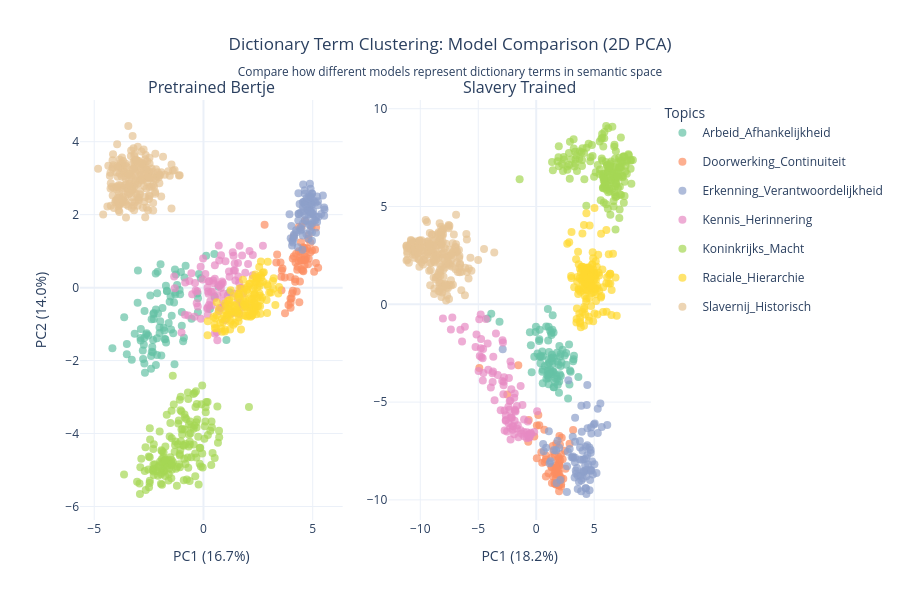

Here is the notebook cell this chart was saved with:
### Code cell
# ============================================================
# CELL 9.9: DICTIONARY TERM CLUSTERING - 2D Multi-Model Comparison
# ============================================================

if VIZ_AVAILABLE and len(dict_embeddings) > 1:
    print(f"\n{'='*70}")
    print("VISUALIZATION 9.9: Dictionary Term Clustering - 2D Multi-Model")
    print(f"{'='*70}")

    # --------------------------------------------------------
    # 1. Determine Which Models to Compare
    # --------------------------------------------------------

    print(f"\n1️⃣  Models available for comparison:")

    models_to_plot = [m for m in ['pretrained_bertje', 'slavery_trained', 'policy_trained']
                      if m in dict_embeddings]

    for model in models_to_plot:
        print(f"   - {model}")

    if len(models_to_plot) < 2:
        print("\n   ⚠ Need at least 2 models for comparison")
        print("   Skipping multi-model visualization")
    else:
        # --------------------------------------------------------
        # 2. Perform PCA for Each Model
        # --------------------------------------------------------

        print(f"\n2️⃣  Performing PCA for each model...")

        model_pca_results = {}

        for model_name in models_to_plot:
            embeddings = dict_embeddings[model_name]

            pca = PCA(n_components=2, random_state=PCA_RANDOM_STATE)
            embeddings_2d = pca.fit_transform(embeddings)

            model_pca_results[model_name] = {
                'coords': embeddings_2d,
                'var_explained': pca.explained_variance_ratio_
            }

            print(f"   {model_name:20s}: {pca.explained_variance_ratio_.sum():.1%} variance explained")

        # --------------------------------------------------------
        # 3. Create Subplots (One per Model)
        # --------------------------------------------------------

        print(f"\n3️⃣  Creating multi-model visualization...")

        n_models = len(models_to_plot)

        # Create subplot grid
        fig = make_subplots(
            rows=1, cols=n_models,
            subplot_titles=[m.replace('_', ' ').title() for m in models_to_plot],
            horizontal_spacing=0.08
        )

        # Color palette
        colors = px.colors.qualitative.Set2
        if len(topics) > len(colors):
            colors = px.colors.qualitative.Alphabet
        topic_colors = {topic: colors[i % len(colors)] for i, topic in enumerate(topics)}

        # Plot each model
        for col_idx, model_name in enumerate(models_to_plot, start=1):
            coords = model_pca_results[model_name]['coords']
            var_explained = model_pca_results[model_name]['var_explained']

            # Add scatter for each topic
            for topic in topics:
                topic_mask = df_dict['topic'] == topic
                topic_coords = coords[topic_mask]
                topic_terms = df_dict[topic_mask]['term'].tolist()

                # Only show legend for first subplot
                show_legend = (col_idx == 1)

                fig.add_trace(
                    go.Scatter(
                        x=topic_coords[:, 0],
                        y=topic_coords[:, 1],
                        mode='markers',
                        name=topic,
                        marker=dict(
                            size=8,
                            color=topic_colors[topic],
                            opacity=0.7
                        ),
                        text=topic_terms,
                        hovertemplate=(
                            '<b>%{text}</b><br>' +
                            f'Topic: {topic}<br>' +
                            f'Model: {model_name}<br>' +
                            '<extra></extra>'
                        ),
                        showlegend=show_legend,
                        legendgroup=topic  # Group legends by topic
                    ),
                    row=1, col=col_idx
                )

            # Update axes labels
            fig.update_xaxes(
                title_text=f"PC1 ({var_explained[0]:.1%})",
                row=1, col=col_idx
            )

            if col_idx == 1:
                fig.update_yaxes(
                    title_text=f"PC2 ({var_explained[1]:.1%})",
                    row=1, col=col_idx
                )

        # Update layout
        fig.update_layout(
            title={
                'text': "Dictionary Term Clustering: Model Comparison (2D PCA)<br><sub>Compare how different models represent dictionary terms in semantic space</sub>",
                'x': 0.5,
                'xanchor': 'center'
            },
            height=600,
            hovermode='closest',
            template='plotly_white',
            legend=dict(
                orientation="v",
                yanchor="top",
                y=1,
                xanchor="left",
                x=1.02,
                title="Topics"
            )
        )

        # --------------------------------------------------------
        # 4. Display & Save
        # --------------------------------------------------------

        if SHOW_IN_NOTEBOOK:
            fig.show()

        if SAVE_INTERACTIVE:
            output_path = visuals_dir / 'dict_clustering_2d_multimodel.html'
            fig.write_html(str(output_path))
            print(f"   ✓ Saved interactive: {output_path.name}")

        if SAVE_STATIC:
            output_path = visuals_dir / 'dict_clustering_2d_multimodel.png'
            fig.write_image(str(output_path), width=1800, height=800, scale=2)
            print(f"   ✓ Saved static: {output_path.name}")

        print(f"\n{'='*70}")
        print("MULTI-MODEL COMPARISON COMPLETE")
        print(f"{'='*70}")

elif VIZ_AVAILABLE and len(dict_embeddings) == 1:
    print("\n⊘ Only 1 embedding model available - skipping multi-model comparison")
else:
    print("\n⊘ Skipping multi-model comparison - no embeddings available")

### Figure 1 — Plotly figure (JSON) as saved in the notebook; plotly's stock layout.template omitted (floating-point values rounded to 4 significant figures; data arrays with more than 128 entries replaced by an {"elided": "..."} marker saying what was removed)
{"data": [{"hovertemplate": "<b>%{text}</b><br>Topic: Arbeid_Afhankelijkheid<br>Model: pretrained_bertje<br><extra></extra>", "legendgroup": "Arbeid_Afhankelijkheid", "marker": {"color": "rgb(102,194,165)", "opacity": 0.7, "size": 8}, "mode": "markers", "name": "Arbeid_Afhankelijkheid", "showlegend": true, "text": ["staatstoezicht", "contractarbeid", "arbeidsdwang", "dwangarbeid", "gedwongen arbeid", "loonarbeid onder dwang", "beperking van bewegingsvrijheid", "disciplinering", "politionele controle", "passensysteem", "zwervingswetten", "arbeidsmarktsegmentatie", "ongelijke arbeidskansen", "ongelijke beloning", "loonverschillen", "uitbuitingsrelatie", "grondbezit", "landbezit", "landverdeling", "onteigening", "onteigeningspraktijken", "bezitsverhoudingen", "ongelijke bezitsverhoudingen", "grondbezitters", "contractarbeiders", "dwangarbeiders", "arbeidscontract", "staatstoezigt", "grondgebruik", "arbeidsuitbuiting", "passen", "contractarbeider", "landgoed", "discipline", "erfpacht", "contractering", "arbeidsgeschillenwet", "arbeidsmarkt-", "landsverordening", "politionele", "staatsbestel", "disciplines", "arbeidsmarkt", "staatsinrichting", "slavenarbeid", "grondbezittende", "politietaken", "landhuizen", "arbeidsregime", "arbeidsmarktbeleid", "grootgrondbezitters", "landbouwgrond", "landarme", "landgoederen", "arbeidsrecht", "arbeidsongeschiktheid", "werkweigering", "arbeidsinschakeling", "gedisciplineerd", "landheren", "salarissen", "salaris", "beperking", "arbeidsovereenkomsten", "landhuis", "marktwerking", "arbeidsconflict", "bewegingsvrijheid", "arbeidsongeschikt", "landbouwgronden", "arbeidsmigratie", "slavenbezit", "arbeidsdiscriminatie", "arbeidsvoorwaarden", "arbeidspraktijk", "slavenverzet", "eigenaarschap", "marktomvang", "ontheemding", "ontginning", "arbeidsomstandigheden", "onderrichtingen", "exploitatie", "staatsrechtelijke", "staatswege", "staatskundige", "arbeidersprotest", "werkovereenkomsten", "onteigend"], "type": "scatter", "x": [-2.397, -2.097, -1.3, -3.628, -1.306, -0.1206, -0.5472, -1.82, 1.049, -1.326, -1.385, -0.274, -0.2094, -0.2505, -1.593, -0.2547, -2.318, -2.705, -2.177, 0.6932, 1.193, -0.9921, 0.2959, -2.874, -2.433, -3.013, -1.674, -1.977, -1.793, -1.259, -1.929, -1.964, -3.282, -2.881, -2.615, -1.454, -1.206, -2.373, -0.9312, -0.8942, -2.126, -2.761, -3.148, -2.303, -2.999, -1.482, -1.712, -2.777, -2.177, -1.346, -2.292, -4.168, -2.009, -2.125, -2.273, 0.4952, -1.03, -1.095, -2.679, -2.344, -2.276, -2.602, -2.368, -1.67, -2.398, -3.508, -2.077, -2.008, -0.8687, -3.507, -1.72, -2.866, 0.1226, -1.548, -2.697, -2.185, -1.505, -0.9921, -1.876, -0.8168, -2.119, -1.745, -2.709, -1.778, -2.529, -2.729, -1.069, -1.291, 0.5058], "xaxis": "x", "y": [-1.872, 0.4387, -0.1363, -0.8092, 0.4986, 0.2573, -0.8564, -1.101, -1.432, -2.1, -1.25, -0.1598, 0.3708, -0.2886, -0.9703, -0.6749, -1.77, -2.08, -2.124, 0.02575, -0.1249, -1.047, -0.5852, -1.447, -0.2183, -0.4116, -0.0876, -0.9185, -1.172, 0.3603, -1.861, 0.6444, -1.977, -1.383, -1.285, -0.7726, 0.07045, -0.8635, -1.469, -1.372, -1.844, -1.955, -1.263, -1.434, 0.4719, -1.151, -1.507, -1.721, -0.5967, -0.409, -0.7226, -1.664, -1.093, -1.389, -0.6952, 0.9239, 0.4285, -0.06367, -2.334, -1.63, -0.8606, -1.247, -1.76, -0.09795, -2.226, -1.828, -0.7118, -1.242, 0.2798, -1.542, 0.0488, -1.132, 0.8754, -0.3865, -0.643, 0.3899, -0.2448, -0.6683, -0.5581, 0.598, -0.1572, -1.415, -1.382, -1.41, -1.312, -1.563, -0.178, -0.1912, -0.2453], "yaxis": "y"}, {"hovertemplate": "<b>%{text}</b><br>Topic: Doorwerking_Continuiteit<br>Model: pretrained_bertje<br><extra></extra>", "legendgroup": "Doorwerking_Continuiteit", "marker": {"color": "rgb(252,141,98)", "opacity": 0.7, "size": 8}, "mode": "markers", "name": "Doorwerking_Continuiteit", "showlegend": true, "text": ["doorwerking", "doorwerking van het slavernijverleden", "doorwerking van het koloniale verleden", "doorwerking van koloniale verhoudingen", "structurele doorwerking", "structurele ongelijkheid", "systemische ongelijkheid", "systemisch", "structureel", "institutioneel", "institutionele factoren", "intergenerationeel", "intergenerationele overdracht", "langetermijneffecten", "historische oorzaken", "historische wortels", "historisch gegroeid", "historische achterstand", "structurele achterstelling", "ongelijke kansen", "kansengelijkheid", "ongelijke toegang", "ongelijke behandeling", "achterstandspositie", "perifere positie", "relativering", "geen oorzakelijk verband", "niet aantoonbaar", "geen directe relatie", "systemische", "intergenerationele", "institutionele", "constitutionele", "kansenongelijkheid", "systematiek", "formeel-systemisch", "generationeel", "achterstand", "instituties", "relateren", "doorwerkingen", "constructief", "kansen", "doorbreking", "uitwerking", "overlevingskans", "positiever", "concrete", "infrastructurele", "historische", "oorzaak", "posities", "behandelingen", "relateert", "onaanvaardbaar", "toegang", "doorslaggevend", "onaanvaardbare", "wettelijke", "relatief", "onuitwisbare", "staatsrechtelijke", "werking", "doorwerkt", "onacceptabel", "tegenwerking", "onmiskenbaar"], "type": "scatter", "x": [4.706, 2.797, 3.371, 3.526, 4.787, 4.582, 4.387, 3.986, 4.364, 3.333, 4.415, 5.147, 4.215, 5.153, 4.119, 4.24, 4.309, 3.586, 4.945, 4.607, 4.787, 4.41, 4.652, 4.194, 4.054, 4.746, 4.197, 4.609, 4.485, 3.988, 4.29, 4.264, 3.982, 5.249, 4.629, 4.031, 4.465, 3.561, 3.732, 4.364, 4.62, 4.654, 4.138, 4.889, 4.485, 4.815, 4.893, 4.691, 4.565, 3.717, 4.456, 3.891, 4.487, 4.456, 4.632, 3.974, 4.093, 4.358, 3.571, 4.085, 4.543, 3.617, 4.814, 4.966, 4.57, 5.106, 5.064], "xaxis": "x", "y": [0.8262, 1.722, 0.9059, 0.6915, 1.331, 1.069, -0.4014, -0.5545, 0.9974, 0.6923, 0.1668, 0.6772, 0.6916, 1.647, 1.387, 0.9273, 0.5714, 0.471, 1.667, 1.097, 0.6387, 0.8282, 1.825, 0.1623, -0.154, 1.072, 0.2327, 0.7515, 0.5047, -0.4111, 0.491, -0.1082, -0.2955, 0.5472, 0.6173, -0.2915, 0.7591, 0.298, -0.7027, 1.672, 0.8552, 0.7627, 0.8581, 0.971, 0.7521, 1.44, 1.233, 1.017, 1.105, 0.2781, 0.9774, -0.4792, 1.667, 1.242, 0.7809, 0.2945, -0.08408, 0.7276, -0.07489, 0.7986, 0.4705, 0.5257, 0.793, 1.019, 0.4515, 1.04, 0.4373], "yaxis": "y"}, {"hovertemplate": "<b>%{text}</b><br>Topic: Erkenning_Verantwoordelijkheid<br>Model: pretrained_bertje<br><extra></extra>", "legendgroup": "Erkenning_Verantwoordelijkheid", "marker": {"color": "rgb(141,160,203)", "opacity": 0.7, "size": 8}, "mode": "markers", "name": "Erkenning_Verantwoordelijkheid", "showlegend": true, "text": ["erkenning", "erkenning van onrecht", "erkenning van slavernij", "excuses", "spijtbetuiging", "verantwoordelijkheid", "staatsverantwoordelijkheid", "aansprakelijkheid", "verantwoording", "rekenschap", "morele schuld", "schuld", "historische schuld", "herstel", "herstelmaatregelen", "herstelbeleid", "herstelrecht", "genoegdoening", "schade", "historische schade", "structurele schade", "schadevergoeding", "collectieve schade", "historische rechtvaardigheid", "rechtvaardigheid", "verzuim", "structureel verzuim", "staatsfalen", "herstel van vertrouwen", "schadevergoedingen", "excuus", "eerherstel", "medeverantwoordelijkheid", "ziekteverzuim", "verantwoord", "herstellen", "hersteloperatie", "onschuld", "rechtsherstel", "hersteloperaties", "schuldgevoel", "verantwoordelijk", "verantwoordelijkheden", "verantwoordelijk-", "hersteld", "excuus-aanbieding", "sorry", "staatstoezigt", "beschadigt", "herstelopdracht", "reparatie", "voldoening", "schuldgevoelens", "staatsbestel", "strijden", "schuldslaven", "spijt", "onrechtvaardigheid", "rekenden", "herstelbetaling", "verantwoordelijken", "staatsrechtelijke", "breuk", "herstelbetalingen", "staatsinrichting", "vereist", "staatsregeling", "schuldbekentenis", "schadelijke", "verantwoordingsstaat", "excuseswet", "onrechtvaardigheden", "staatkundig", "achterstand", "beschuldigingen", "verantwoordingsinformatie", "schadelijk", "beslissen", "staatscommissie", "staatcommissie", "gerechtigheid", "schadeloosstelling", "ordening"], "type": "scatter", "x": [4.973, 4.909, 4.346, 4.724, 4.636, 5.54, 4.894, 4.81, 5.068, 4.433, 5.019, 4.772, 4.652, 5.046, 4.979, 5.198, 4.91, 4.831, 4.863, 4.888, 5.465, 4.399, 5.196, 4.636, 4.93, 4.636, 4.909, 4.09, 4.889, 4.551, 4.553, 4.9, 5.521, 4.136, 5.266, 4.958, 4.966, 5.231, 4.721, 4.966, 4.856, 5.386, 5.161, 4.967, 5.018, 4.143, 4.71, 4.344, 4.962, 5.525, 4.236, 5.24, 4.834, 4.065, 4.339, 4.364, 4.569, 4.871, 3.938, 4.582, 4.87, 4.02, 5.128, 4.548, 3.993, 4.897, 4.143, 4.729, 4.641, 4.529, 4.876, 4.562, 4.254, 4.493, 4.637, 4.81, 4.546, 5.149, 4.055, 4.317, 4.445, 5.121, 4.432], "xaxis": "x", "y": [2.584, 2.507, 2.591, 1.824, 2.291, 2.142, 1.711, 2.011, 1.854, 1.633, 2.103, 2.135, 2.368, 2.384, 1.763, 1.796, 2.133, 2.502, 2.254, 2.462, 2.529, 2.294, 2.502, 2.576, 2.311, 2.667, 2.338, 1.235, 2.062, 2.2, 1.758, 2.714, 2.198, 1.42, 1.943, 2.267, 1.518, 2.256, 2.19, 1.284, 2.099, 2.021, 1.947, 2.045, 2.008, 1.457, 1.473, 2.026, 2.571, 1.974, 1.571, 2.368, 1.731, 1.286, 1.842, 2.019, 2.101, 2.847, 2.012, 2.348, 2.082, 1.687, 1.848, 2.339, 1.354, 2.014, 1.356, 2.457, 1.851, 1.04, 1.553, 2.825, 1.518, 1.597, 1.992, 1.34, 1.431, 1.508, 1.152, 1.108, 2.059, 2.334, 1.569], "yaxis": "y"}, {"hovertemplate": "<b>%{text}</b><br>Topic: Kennis_Herinnering<br>Model: pretrained_bertje<br><extra></extra>", "legendgroup": "Kennis_Herinnering", "marker": {"color": "rgb(231,138,195)", "opacity": 0.7, "size": 8}, "mode": "markers", "name": "Kennis_Herinnering", "showlegend": true, "text": ["herdenking", "herdenken", "slavernijherdenking", "bewustwording", "kennis en bewustwording", "educatie over slavernij", "geschiedenisonderwijs", "lesmateriaal", "curriculum", "canon", "koloniale narratieven", "beeldvorming", "stereotypering", "archiefbias", "archiefstilte", "verzwijgen", "ontkenning", "geschiedschrijving", "historiografie", "collectief geheugen", "monument", "museum", "lesmaterialen", "historiografische", "bewustwordingsproces", "herinner", "stereotyperingen", "rijksmuseum", "herdenkingen", "overdenking", "ontkennen", "monumentale", "musea", "leermateriaal", "geschied", "historici", "geschiedenisschoolboeken", "geschiedopvatting", "verhullen", "monumenten", "onderwijsmateriaal", "bewustzijn", "openluchtmuseum", "historica", "bewustmakingsprocessen", "herontdekking", "herwaardering", "geschiedschrijver", "tropenmuseum", "herzien", "herziening", "stereotyperende", "herdenkingsdag", "bewustmakingsproces", "stereotypen", "stereotiep", "leermiddelen", "herziene", "stereotyperend", "verbeeldingen", "geschiedenisboeken", "geschiedenisboek", "geschiedschrijvers", "marronhistorici", "herdenkingsdagen", "onthulling", "stereotype", "verzwegen", "ontkennend", "herinneren", "slavernijmuseum", "bestendigen", "stereotypes", "herstellen", "verbergen", "ontkende", "slavernijperiode", "bias", "herleiden", "archief", "slavernijmonument", "denkbeeld", "hernieuwde", "archiefwet", "geschiedonderwijs", "geschiedwetenschap", "begraafplaats", "geheugen", "geschiedbeeld", "respect", "archiefstukken"], "type": "scatter", "x": [0.6728, 1.195, 0.7005, 1.429, 1.376, 0.8037, 0.1837, 1.912, 0.4756, -1.004, 0.7183, 0.258, 1.462, 0.5187, 1.44, 1.167, 0.9186, -0.6452, -0.3867, 1.701, 0.9717, 0.1836, 1.389, 0.2324, 1.768, 1.109, 0.8839, -0.6969, 0.4479, 1.631, 1.642, -0.1212, -0.4098, 1.58, -0.3608, -0.8475, 0.3491, 1.649, 0.613, -0.3097, 0.8099, 0.3825, -0.2618, 0.9815, 2.107, 2.721, 2.041, -1.342, 0.4183, 1.772, 2.254, 1.352, 1.006, 2.258, 0.2358, 0.8177, 0.263, 1.74, 1.579, -0.2822, 0.2103, 0.85, -1.313, 0.737, 0.5218, 2.054, 0.1981, 0.6381, 1.682, 0.7947, -0.04184, 1.34, 0.1729, 1.809, 1.287, 0.6351, -0.1298, 0.5222, 1.423, 0.6985, 0.08629, -0.5177, 1.589, 0.7441, -0.5525, -0.8355, 0.8956, 0.3134, -0.01785, 1.769, 0.52], "xaxis": "x", "y": [0.06734, 0.2974, 1.154, 0.6639, 0.8714, 0.8883, -0.006143, 0.4071, 0.1169, -1.229, 0.7458, -0.4754, 0.199, -1.257, 0.4682, 0.4412, -0.162, 0.1814, 0.1246, -0.02514, -0.4964, -0.5412, 0.4695, -0.1647, 0.8818, -0.2143, 0.1248, -0.7606, 0.1981, 0.1351, -0.7235, -0.8559, -0.796, 0.6727, -0.07566, -0.7465, -0.1202, 1.147, -1.222, -0.4314, 0.09123, -0.4911, -0.5178, -0.8877, 1.002, 1.15, 0.6488, 0.3064, -0.1162, -0.4614, 0.3409, -0.6847, 0.7233, 0.8958, 0.1735, -0.5593, 0.175, -0.01332, -0.3206, -0.09656, -0.103, 0.1707, -0.01344, 0.05107, 0.6146, -0.5269, -0.741, -0.2095, -0.4131, -0.01105, 0.2224, 0.9667, -0.5783, -0.1665, -0.6982, -1.441, 0.5744, -0.2826, -0.1586, -0.6485, 0.3733, -0.1816, 0.3032, -0.5522, 0.3969, 0.1379, -0.3599, -0.3707, 0.7985, -0.5374, 0.245], "yaxis": "y"}, {"hovertemplate": "<b>%{text}</b><br>Topic: Koninkrijks_Macht<br>Model: pretrained_bertje<br><extra></extra>", "legendgroup": "Koninkrijks_Macht", "marker": {"color": "rgb(166,216,84)", "opacity": 0.7, "size": 8}, "mode": "markers", "name": "Koninkrijks_Macht", "showlegend": true, "text": {"elided": "163 str values"}, "type": "scatter", "x": {"elided": "163 float values"}, "xaxis": "x", "y": {"elided": "163 float values"}, "yaxis": "y"}, {"hovertemplate": "<b>%{text}</b><br>Topic: Raciale_Hierarchie<br>Model: pretrained_bertje<br><extra></extra>", "legendgroup": "Raciale_Hierarchie", "marker": {"color": "rgb(255,217,47)", "opacity": 0.7, "size": 8}, "mode": "markers", "name": "Raciale_Hierarchie", "showlegend": true, "text": {"elided": "140 str values"}, "type": "scatter", "x": {"elided": "140 float values"}, "xaxis": "x", "y": {"elided": "140 float values"}, "yaxis": "y"}, {"hovertemplate": "<b>%{text}</b><br>Topic: Slavernij_Historisch<br>Model: pretrained_bertje<br><extra></extra>", "legendgroup": "Slavernij_Historisch", "marker": {"color": "rgb(229,196,148)", "opacity": 0.7, "size": 8}, "mode": "markers", "name": "Slavernij_Historisch", "showlegend": true, "text": {"elided": "215 str values"}, "type": "scatter", "x": {"elided": "215 float values"}, "xaxis": "x", "y": {"elided": "215 float values"}, "yaxis": "y"}, {"hovertemplate": "<b>%{text}</b><br>Topic: Arbeid_Afhankelijkheid<br>Model: slavery_trained<br><extra></extra>", "legendgroup": "Arbeid_Afhankelijkheid", "marker": {"color": "rgb(102,194,165)", "opacity": 0.7, "size": 8}, "mode": "markers", "name": "Arbeid_Afhankelijkheid", "showlegend": false, "text": ["staatstoezicht", "contractarbeid", "arbeidsdwang", "dwangarbeid", "gedwongen arbeid", "loonarbeid onder dwang", "beperking van bewegingsvrijheid", "disciplinering", "politionele controle", "passensysteem", "zwervingswetten", "arbeidsmarktsegmentatie", "ongelijke arbeidskansen", "ongelijke beloning", "loonverschillen", "uitbuitingsrelatie", "grondbezit", "landbezit", "landverdeling", "onteigening", "onteigeningspraktijken", "bezitsverhoudingen", "ongelijke bezitsverhoudingen", "grondbezitters", "contractarbeiders", "dwangarbeiders", "arbeidscontract", "staatstoezigt", "grondgebruik", "arbeidsuitbuiting", "passen", "contractarbeider", "landgoed", "discipline", "erfpacht", "contractering", "arbeidsgeschillenwet", "arbeidsmarkt-", "landsverordening", "politionele", "staatsbestel", "disciplines", "arbeidsmarkt", "staatsinrichting", "slavenarbeid", "grondbezittende", "politietaken", "landhuizen", "arbeidsregime", "arbeidsmarktbeleid", "grootgrondbezitters", "landbouwgrond", "landarme", "landgoederen", "arbeidsrecht", "arbeidsongeschiktheid", "werkweigering", "arbeidsinschakeling", "gedisciplineerd", "landheren", "salarissen", "salaris", "beperking", "arbeidsovereenkomsten", "landhuis", "marktwerking", "arbeidsconflict", "bewegingsvrijheid", "arbeidsongeschikt", "landbouwgronden", "arbeidsmigratie", "slavenbezit", "arbeidsdiscriminatie", "arbeidsvoorwaarden", "arbeidspraktijk", "slavenverzet", "eigenaarschap", "marktomvang", "ontheemding", "ontginning", "arbeidsomstandigheden", "onderrichtingen", "exploitatie", "staatsrechtelijke", "staatswege", "staatskundige", "arbeidersprotest", "werkovereenkomsten", "onteigend"], "type": "scatter", "x": [2.59, 0.1123, 1.402, -0.4621, -0.1682, 0.2521, 1.689, 2.75, 3.64, 1.818, 0.5768, 0.5246, 1.317, 2.039, 1.068, 1.92, 1.292, 1.202, 1.394, 0.3665, 0.7329, 2.112, 2.057, 0.8619, 0.2654, -0.5443, 1.401, 2.275, 1.336, 0.9581, 1.535, 1.302, 0.5282, 2.866, 0.2832, 1.982, 1.356, 1.088, 2.832, 3.183, 2.186, 1.626, 1.044, 3.258, -4.196, 2.103, 2.914, 1.035, 1.106, 0.8808, 1.005, 0.297, 1.069, 1.496, 1.783, 1.495, 1.865, 1.19, 2.971, 1.315, 1.007, 1.016, 1.964, 1.431, 0.3563, 1.128, 1.738, 2.122, 0.5641, -0.02505, -0.05219, -3.877, 1.527, 1.499, 1.205, -3.166, 2.597, 1.108, 0.5683, -0.3898, 1.073, 1.469, 1.053, 3.22, 2.456, 1.999, 1.422, 1.833, 0.4478], "xaxis": "x2", "y": [-2.494, -2.515, -3.439, -2.092, -2.684, -1.882, -3.805, -4.814, -3.711, -3.801, -2.642, -3.455, -3.579, -3.575, -2.816, -3.093, -1.467, -1.352, -1.303, -3.015, -3.151, -3.158, -2.669, -1.137, -1.789, -1.43, -3.057, -2.329, -2.898, -3.617, -4.236, -2.759, -2.419, -4.097, -2.687, -3.945, -2.578, -3.727, -2.05, -2.906, -2.974, -3.987, -3.78, -2.629, -0.7301, -2.535, -3.38, -1.848, -2.435, -3.805, -0.2398, -1.3, -1.152, -1.437, -2.483, -4.235, -4.109, -3.454, -3.445, -1.573, -3.077, -3.381, -4.522, -2.706, -2.657, -2.992, -3.639, -3.66, -4.042, -1.147, -1.422, -0.4881, -2.762, -3.434, -3.348, -0.8908, -3.084, -3.547, -3.35, -3.479, -4.088, -3.484, -3.582, -2.804, -2.622, -2.131, -0.5556, -2.919, -2.681], "yaxis": "y2"}, {"hovertemplate": "<b>%{text}</b><br>Topic: Doorwerking_Continuiteit<br>Model: slavery_trained<br><extra></extra>", "legendgroup": "Doorwerking_Continuiteit", "marker": {"color": "rgb(252,141,98)", "opacity": 0.7, "size": 8}, "mode": "markers", "name": "Doorwerking_Continuiteit", "showlegend": false, "text": ["doorwerking", "doorwerking van het slavernijverleden", "doorwerking van het koloniale verleden", "doorwerking van koloniale verhoudingen", "structurele doorwerking", "structurele ongelijkheid", "systemische ongelijkheid", "systemisch", "structureel", "institutioneel", "institutionele factoren", "intergenerationeel", "intergenerationele overdracht", "langetermijneffecten", "historische oorzaken", "historische wortels", "historisch gegroeid", "historische achterstand", "structurele achterstelling", "ongelijke kansen", "kansengelijkheid", "ongelijke toegang", "ongelijke behandeling", "achterstandspositie", "perifere positie", "relativering", "geen oorzakelijk verband", "niet aantoonbaar", "geen directe relatie", "systemische", "intergenerationele", "institutionele", "constitutionele", "kansenongelijkheid", "systematiek", "formeel-systemisch", "generationeel", "achterstand", "instituties", "relateren", "doorwerkingen", "constructief", "kansen", "doorbreking", "uitwerking", "overlevingskans", "positiever", "concrete", "infrastructurele", "historische", "oorzaak", "posities", "behandelingen", "relateert", "onaanvaardbaar", "toegang", "doorslaggevend", "onaanvaardbare", "wettelijke", "relatief", "onuitwisbare", "staatsrechtelijke", "werking", "doorwerkt", "onacceptabel", "tegenwerking", "onmiskenbaar"], "type": "scatter", "x": [0.73, -4.907, -2.493, -1.546, 0.4434, 1.579, 2.074, 1.945, 1.439, 2.05, 1.298, 0.2645, 0.05472, 0.5154, -0.6871, -0.6457, 0.1823, 0.05394, 0.8346, 1.876, 1.75, 2.336, 1.877, 1.752, 1.734, 1.611, 2.145, 2.155, 2.487, 2.015, 0.697, 1.701, 3.184, 1.789, 1.987, 2.004, 1.424, 1.63, 2.203, 1.294, 1.343, 1.893, 1.585, 1.064, 1.65, 0.8591, 1.952, 1.985, 1.484, -0.1662, 1.948, 2.28, 0.8237, 1.553, 2.143, 2.155, 1.904, 1.929, 2.528, 1.909, 1.688, 2.878, 2.089, 1.355, 1.974, 2.034, 1.654], "xaxis": "x2", "y": [-8.068, -3.251, -4.609, -3.112, -7.559, -7.676, -7.977, -8.232, -8.795, -7.175, -8.288, -6.189, -6.194, -8.104, -7.025, -5.914, -5.662, -7.875, -8.805, -7.977, -8.388, -8.913, -8.476, -9.229, -7.114, -8.571, -7.654, -8.886, -7.486, -8.237, -6.414, -8.905, -6.424, -8.685, -8.12, -6.729, -7.242, -9.193, -6.825, -7.856, -8.33, -8.575, -9.141, -8.638, -8.676, -7.744, -7.885, -8.641, -7.515, -6.755, -9.25, -7.92, -7.937, -8.36, -9.311, -9.205, -8.185, -9.257, -8.41, -7.799, -8.503, -7.125, -8.992, -9.131, -9.563, -8.81, -8.254], "yaxis": "y2"}, {"hovertemplate": "<b>%{text}</b><br>Topic: Erkenning_Verantwoordelijkheid<br>Model: slavery_trained<br><extra></extra>", "legendgroup": "Erkenning_Verantwoordelijkheid", "marker": {"color": "rgb(141,160,203)", "opacity": 0.7, "size": 8}, "mode": "markers", "name": "Erkenning_Verantwoordelijkheid", "showlegend": false, "text": ["erkenning", "erkenning van onrecht", "erkenning van slavernij", "excuses", "spijtbetuiging", "verantwoordelijkheid", "staatsverantwoordelijkheid", "aansprakelijkheid", "verantwoording", "rekenschap", "morele schuld", "schuld", "historische schuld", "herstel", "herstelmaatregelen", "herstelbeleid", "herstelrecht", "genoegdoening", "schade", "historische schade", "structurele schade", "schadevergoeding", "collectieve schade", "historische rechtvaardigheid", "rechtvaardigheid", "verzuim", "structureel verzuim", "staatsfalen", "herstel van vertrouwen", "schadevergoedingen", "excuus", "eerherstel", "medeverantwoordelijkheid", "ziekteverzuim", "verantwoord", "herstellen", "hersteloperatie", "onschuld", "rechtsherstel", "hersteloperaties", "schuldgevoel", "verantwoordelijk", "verantwoordelijkheden", "verantwoordelijk-", "hersteld", "excuus-aanbieding", "sorry", "staatstoezigt", "beschadigt", "herstelopdracht", "reparatie", "voldoening", "schuldgevoelens", "staatsbestel", "strijden", "schuldslaven", "spijt", "onrechtvaardigheid", "rekenden", "herstelbetaling", "verantwoordelijken", "staatsrechtelijke", "breuk", "herstelbetalingen", "staatsinrichting", "vereist", "staatsregeling", "schuldbekentenis", "schadelijke", "verantwoordingsstaat", "excuseswet", "onrechtvaardigheden", "staatkundig", "achterstand", "beschuldigingen", "verantwoordingsinformatie", "schadelijk", "beslissen", "staatscommissie", "staatcommissie", "gerechtigheid", "schadeloosstelling", "ordening"], "type": "scatter", "x": [4.883, 3.933, -2.889, 3.686, 2.886, 4.292, 4.977, 4.327, 4.715, 5.023, 4.307, 4.259, 1.844, 1.758, 1.158, 0.8587, 1.98, 5.204, 3.895, 1.09, 3.314, 3.339, 3.355, 2.77, 5.317, 4.33, 3.602, 5.652, 3.161, 3.173, 4.288, 2.659, 4.262, 3.15, 4.647, 2.645, 0.647, 3.784, 2.726, 0.598, 3.35, 4.661, 3.997, 4.827, 3.58, 3.776, 4.118, 4.357, 3.879, 1.243, 2.077, 4.221, 4.084, 4.755, 4.403, 3.412, 3.522, 4.595, 4.131, 1.537, 4.7, 6.131, 3.442, 1.718, 5.535, 4.759, 5.31, 3.803, 4.6, 4.734, 3.354, 4.422, 5.049, 4.057, 4.481, 3.972, 4.024, 4.695, 4.409, 3.893, 4.432, 3.064, 3.768], "xaxis": "x2", "y": [-8.709, -6.512, -2.303, -9.076, -7.397, -7.873, -6.14, -8.796, -8.515, -8.181, -8.467, -9.401, -6.976, -9.131, -8.127, -7.339, -7.337, -8.624, -9.01, -6.486, -8.85, -8.08, -5.798, -3.885, -6.58, -9.699, -8.772, -6.269, -7.849, -7.783, -9.407, -8.276, -7.28, -6.774, -8.984, -9.593, -7.513, -7.326, -7.537, -7.149, -7.851, -8.465, -7.485, -8.041, -9.442, -7.938, -8.536, -5.149, -9.563, -8.031, -8.985, -8.243, -8.601, -6.611, -7.206, -8.501, -8.376, -7.324, -7.924, -7.453, -7.594, -6.171, -8.647, -7.471, -5.068, -8.485, -5.344, -8.77, -9.512, -6.287, -7.034, -7.701, -6.09, -8.534, -8.192, -7.949, -8.904, -7.445, -4.125, -5.188, -6.341, -7.819, -6.99], "yaxis": "y2"}, {"hovertemplate": "<b>%{text}</b><br>Topic: Kennis_Herinnering<br>Model: slavery_trained<br><extra></extra>", "legendgroup": "Kennis_Herinnering", "marker": {"color": "rgb(231,138,195)", "opacity": 0.7, "size": 8}, "mode": "markers", "name": "Kennis_Herinnering", "showlegend": false, "text": ["herdenking", "herdenken", "slavernijherdenking", "bewustwording", "kennis en bewustwording", "educatie over slavernij", "geschiedenisonderwijs", "lesmateriaal", "curriculum", "canon", "koloniale narratieven", "beeldvorming", "stereotypering", "archiefbias", "archiefstilte", "verzwijgen", "ontkenning", "geschiedschrijving", "historiografie", "collectief geheugen", "monument", "museum", "lesmaterialen", "historiografische", "bewustwordingsproces", "herinner", "stereotyperingen", "rijksmuseum", "herdenkingen", "overdenking", "ontkennen", "monumentale", "musea", "leermateriaal", "geschied", "historici", "geschiedenisschoolboeken", "geschiedopvatting", "verhullen", "monumenten", "onderwijsmateriaal", "bewustzijn", "openluchtmuseum", "historica", "bewustmakingsprocessen", "herontdekking", "herwaardering", "geschiedschrijver", "tropenmuseum", "herzien", "herziening", "stereotyperende", "herdenkingsdag", "bewustmakingsproces", "stereotypen", "stereotiep", "leermiddelen", "herziene", "stereotyperend", "verbeeldingen", "geschiedenisboeken", "geschiedenisboek", "geschiedschrijvers", "marronhistorici", "herdenkingsdagen", "onthulling", "stereotype", "verzwegen", "ontkennend", "herinneren", "slavernijmuseum", "bestendigen", "stereotypes", "herstellen", "verbergen", "ontkende", "slavernijperiode", "bias", "herleiden", "archief", "slavernijmonument", "denkbeeld", "hernieuwde", "archiefwet", "geschiedonderwijs", "geschiedwetenschap", "begraafplaats", "geheugen", "geschiedbeeld", "respect", "archiefstukken"], "type": "scatter", "x": [-2.929, -3.318, -7.362, -0.6088, -0.7948, -6.398, -4.338, -2.039, -1.668, -2.802, -4.789, -1.338, -1.186, -3.759, -2.813, -2.138, -0.1721, -4.551, -5.235, -2.388, -2.151, -4.137, -1.973, -4.724, -0.585, -2.621, -1.345, -3.475, -3.722, -2.289, -0.6312, -2.398, -3.775, -2.213, -2.737, -4.775, -4.757, -2.834, -1.901, -2.773, -2.211, -0.5283, -4.188, -4.868, -1.072, -2.62, -2.238, -4.608, -6.152, -2.047, -1.591, -1.779, -2.869, -0.756, -1.894, -1.664, -1.533, -1.86, -1.832, -1.838, -5.152, -4.581, -4.971, -4.912, -2.907, -1.265, -2.221, -1.051, -0.4354, -2.632, -8.047, -0.7198, -1.855, -2.517, -0.8103, -0.4774, -7.238, -2.145, -2.329, -3.064, -6.541, -1.05, -2.11, -2.354, -3.703, -4.623, -2.22, -2.723, -3.914, 0.07764, -3.592], "xaxis": "x2", "y": [-3.918, -3.613, -1.293, -6.814, -6.536, -1.896, -0.7559, -6.416, -6.354, -3.959, -0.5223, -6.446, -5.143, -3.973, -4.132, -5.777, -6.524, -3.516, -2.184, -6.079, -3.136, -3.35, -6.246, -2.696, -6.8, -5.675, -4.181, -1.491, -3.437, -4.95, -6.783, -5.237, -3.521, -6.913, -5.43, -2.25, -1.775, -4.594, -6.643, -3.729, -5.779, -6.634, -2.001, -2.638, -6.523, -5.91, -6.31, -3.902, -1.146, -6.217, -6.18, -5.486, -1.959, -6.688, -4.777, -5.195, -6.795, -5.957, -5.39, -5.437, -1.539, -2.29, -3.415, -0.7693, -1.832, -6.623, -4.914, -6.746, -6.647, -5.954, -0.725, -5.987, -4.563, -6.508, -6.845, -6.562, -0.6711, -4.348, -5.392, -5.415, -1.295, -5.891, -5.807, -3.772, -2.682, -2.76, -2.918, -6.446, -4.25, -5.471, -4.902], "yaxis": "y2"}, {"hovertemplate": "<b>%{text}</b><br>Topic: Koninkrijks_Macht<br>Model: slavery_trained<br><extra></extra>", "legendgroup": "Koninkrijks_Macht", "marker": {"color": "rgb(166,216,84)", "opacity": 0.7, "size": 8}, "mode": "markers", "name": "Koninkrijks_Macht", "showlegend": false, "text": {"elided": "163 str values"}, "type": "scatter", "x": {"elided": "163 float values"}, "xaxis": "x2", "y": {"elided": "163 float values"}, "yaxis": "y2"}, {"hovertemplate": "<b>%{text}</b><br>Topic: Raciale_Hierarchie<br>Model: slavery_trained<br><extra></extra>", "legendgroup": "Raciale_Hierarchie", "marker": {"color": "rgb(255,217,47)", "opacity": 0.7, "size": 8}, "mode": "markers", "name": "Raciale_Hierarchie", "showlegend": false, "text": {"elided": "140 str values"}, "type": "scatter", "x": {"elided": "140 float values"}, "xaxis": "x2", "y": {"elided": "140 float values"}, "yaxis": "y2"}, {"hovertemplate": "<b>%{text}</b><br>Topic: Slavernij_Historisch<br>Model: slavery_trained<br><extra></extra>", "legendgroup": "Slavernij_Historisch", "marker": {"color": "rgb(229,196,148)", "opacity": 0.7, "size": 8}, "mode": "markers", "name": "Slavernij_Historisch", "showlegend": false, "text": {"elided": "215 str values"}, "type": "scatter", "x": {"elided": "215 float values"}, "xaxis": "x2", "y": {"elided": "215 float values"}, "yaxis": "y2"}], "layout": {"annotations": [{"font": {"size": 16}, "showarrow": false, "text": "Pretrained Bertje", "x": 0.23, "xanchor": "center", "xref": "paper", "y": 1, "yanchor": "bottom", "yref": "paper"}, {"font": {"size": 16}, "showarrow": false, "text": "Slavery Trained", "x": 0.77, "xanchor": "center", "xref": "paper", "y": 1, "yanchor": "bottom", "yref": "paper"}], "height": 600, "hovermode": "closest", "legend": {"orientation": "v", "title": {"text": "Topics"}, "x": 1.02, "xanchor": "left", "y": 1, "yanchor": "top"}, "title": {"text": "Dictionary Term Clustering: Model Comparison (2D PCA)<br><sub>Compare how different models represent dictionary terms in semantic space</sub>", "x": 0.5, "xanchor": "center"}, "xaxis": {"anchor": "y", "domain": [0, 0.46], "title": {"text": "PC1 (16.7%)"}}, "xaxis2": {"anchor": "y2", "domain": [0.54, 1], "title": {"text": "PC1 (18.2%)"}}, "yaxis": {"anchor": "x", "domain": [0, 1], "title": {"text": "PC2 (14.0%)"}}, "yaxis2": {"anchor": "x2", "domain": [0, 1]}}}
